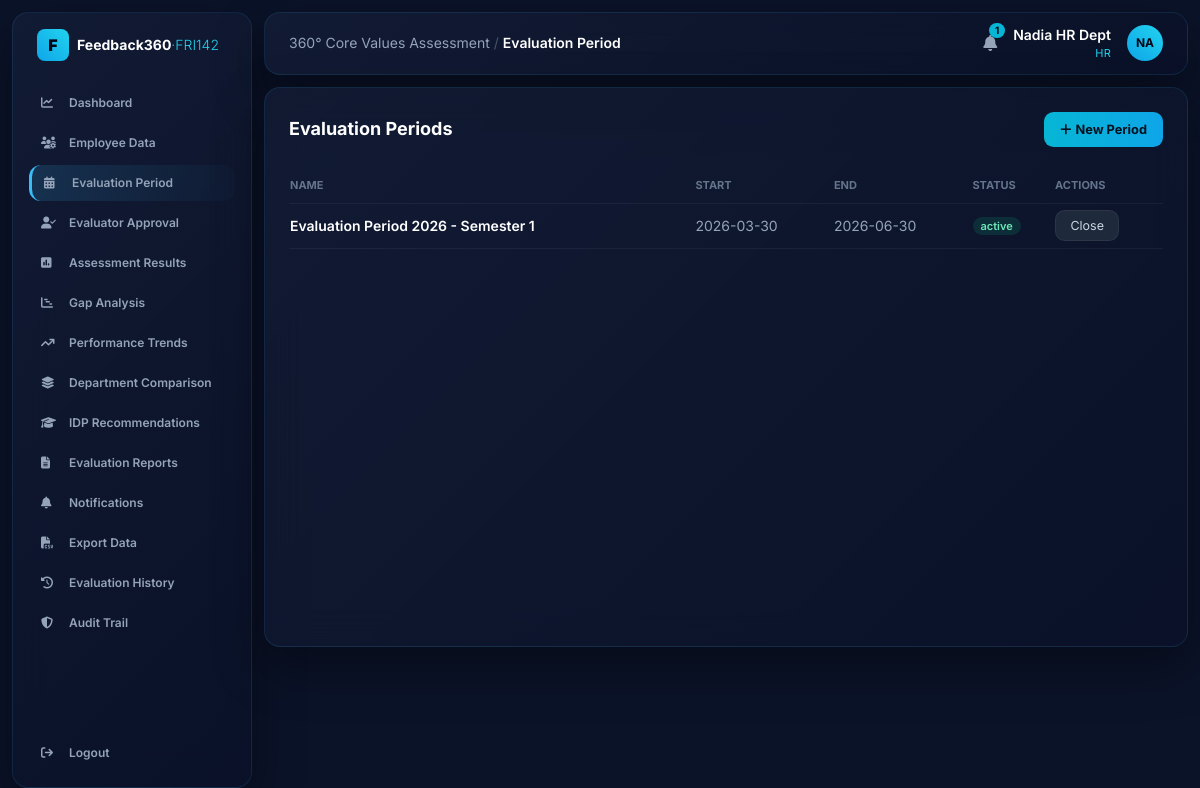
Page /periods (signed in) on the earlier database version.
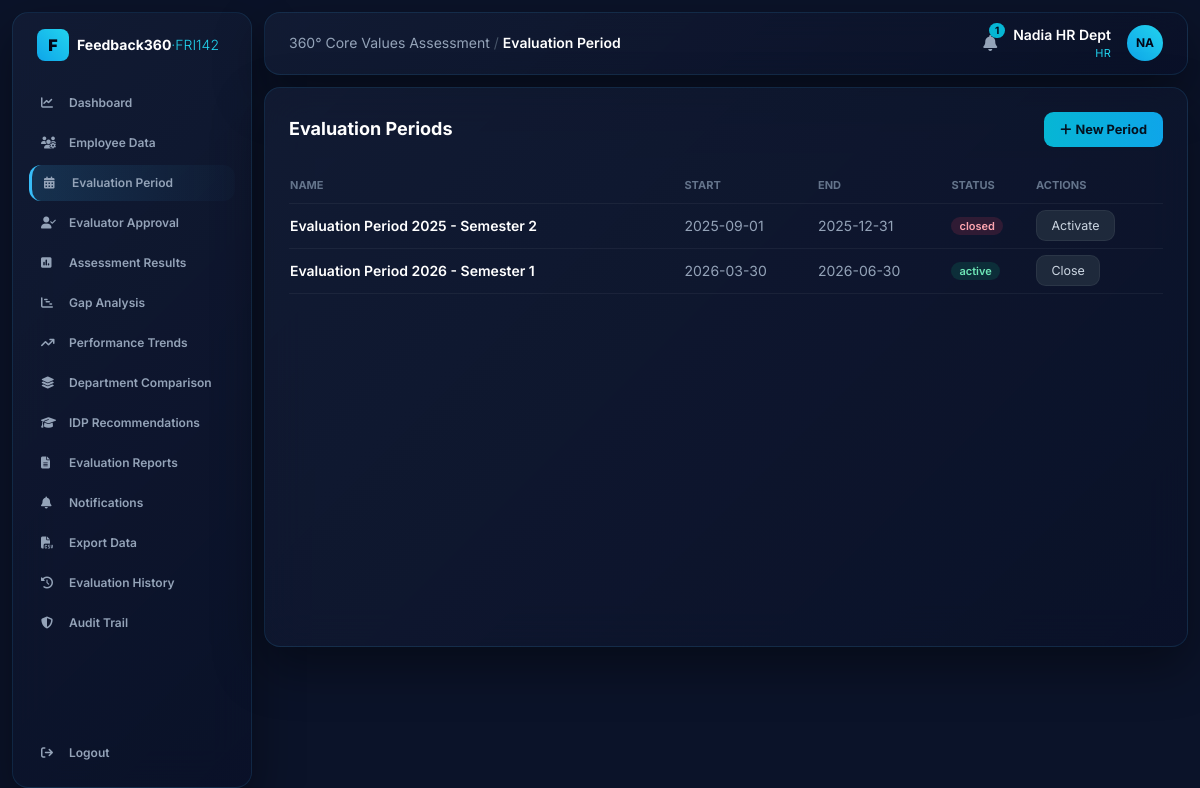
Same page on the later database version.
### tables this page shows
CREATE TABLE periods (
    id INTEGER PRIMARY KEY AUTOINCREMENT,
    name TEXT NOT NULL,
    start_date TEXT,
    end_date TEXT,
    status TEXT NOT NULL DEFAULT 'draft'   -- draft | active | closed
);

### app.py (the view, shortened to what this page needs)
@app.route("/periods", methods=["GET", "POST"])
@require("admin", "hr")
def periods():
    rows = g.db.execute("SELECT * FROM periods ORDER BY id DESC").fetchall()
    return render_template("periods.html", rows=rows)

### app.py (called while the page is built)
@app.before_request
def load_user():
    g.db = get_db()
    g.user = None
    if "uid" in session:
        g.user = g.db.execute(
            "SELECT * FROM users WHERE id=?", (session["uid"],)
        ).fetchone()

def require(*roles):
    def deco(fn):
        @wraps(fn)
        def wrapper(*a, **kw):
            if not g.user:
                return redirect(url_for("login"))
            if roles and g.user["role"] not in roles:
                abort(403)
            return fn(*a, **kw)
        return wrapper
    return deco

@app.context_processor
def inject_globals():
    unread = 0
    if g.get("user"):
        unread = g.db.execute(
            "SELECT COUNT(*) c FROM notifications WHERE is_read=0 AND "
            "(target_role=? OR target_user_id=?)",
            (g.user["role"], g.user["id"]),
        ).fetchone()["c"]
    return dict(user=g.get("user"), VALUES=VALUES, VALUE_LABELS=VALUE_LABELS,
                TARGET=CORPORATE_TARGET, unread=unread)

### database.py (called while the page is built)
def get_db():
    conn = sqlite3.connect(DB_PATH)
    conn.row_factory = sqlite3.Row
    conn.execute("PRAGMA foreign_keys = ON")
    return conn

### templates/periods.html (shortened to what this page needs)
{% extends "base.html" %}
{% block heading %}Evaluation Period{% endblock %}
{% block body %}
<div class="flex items-center justify-between mb-5">
  <h2 class="text-lg font-bold text-white">Evaluation Periods</h2>
  <button onclick="document.getElementById('pb').classList.toggle('hidden')" class="btn"><i class="fa-solid fa-plus mr-1"></i>New Period</button>
</div>
<table class="w-full text-sm">
  <thead><tr class="text-[11px] uppercase text-slate-500 text-left border-b border-white/5">
    <th class="py-2">Name</th><th>Start</th><th>End</th><th>Status</th><th>Actions</th></tr></thead>
  <tbody>
  {% for r in rows %}
    <tr class="border-b border-white/5">
      <td class="py-3 font-semibold text-white">{{ r['name'] }}</td>
      <td class="text-slate-400">{{ r['start_date'] or '—' }}</td>
      <td class="text-slate-400">{{ r['end_date'] or '—' }}</td>
      <td><span class="px-2 py-0.5 rounded-full text-[11px] font-semibold
        {{ 'bg-emerald-500/15 text-emerald-300' if r['status']=='active'
           else 'bg-slate-500/15 text-slate-300' if r['status']=='draft'
           else 'bg-rose-500/15 text-rose-300' }}">{{ r['status'] }}</span></td>
      <td class="space-x-2">
        {% if r['status']!='active' %}<a href="{{ url_for('period_action',pid=r['id'],action='activate') }}" class="btn-ghost">Activate</a>{% endif %}
        {% if r['status']=='active' %}<a href="{{ url_for('period_action',pid=r['id'],action='close') }}" class="btn-ghost">Close</a>{% endif %}
      </td></tr>
  {% endfor %}
  </tbody>
</table>
{% endblock %}

Differences in the rows shown:
added periods: name "Evaluation Period 2025 - Semester 2", start_date "2025-09-01", end_date "2025-12-31", status "closed"
